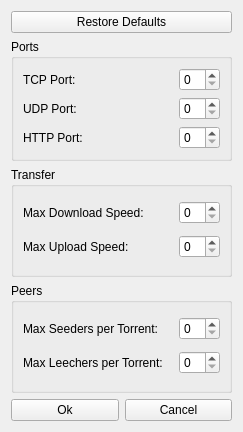
<?xml version="1.0" encoding="UTF-8"?>
<ui version="4.0">
 <class>SettingsDialog</class>
 <widget class="QWidget" name="SettingsDialog">
  <property name="geometry">
   <rect>
    <x>0</x>
    <y>0</y>
    <width>241</width>
    <height>432</height>
   </rect>
  </property>
  <property name="windowTitle">
   <string>Form</string>
  </property>
  <layout class="QVBoxLayout" name="verticalLayout_5">
   <item>
    <widget class="QPushButton" name="restoreDefaults">
     <property name="text">
      <string>Restore Defaults</string>
     </property>
    </widget>
   </item>
   <item>
    <layout class="QVBoxLayout" name="verticalLayout_4">
     <item>
      <widget class="QGroupBox" name="groupBox_3">
       <property name="title">
        <string>Ports</string>
       </property>
       <layout class="QVBoxLayout" name="verticalLayout_3">
        <item>
         <layout class="QHBoxLayout" name="horizontalLayout_2">
          <item>
           <widget class="QLabel" name="tcpPort_label">
            <property name="minimumSize">
             <size>
              <width>150</width>
              <height>0</height>
             </size>
            </property>
            <property name="text">
             <string>TCP Port:</string>
            </property>
           </widget>
          </item>
          <item>
           <widget class="QSpinBox" name="tcpPort_val"/>
          </item>
         </layout>
        </item>
        <item>
         <layout class="QHBoxLayout" name="horizontalLayout_3">
          <item>
           <widget class="QLabel" name="udpPort_label">
            <property name="minimumSize">
             <size>
              <width>150</width>
              <height>0</height>
             </size>
            </property>
            <property name="text">
             <string>UDP Port:</string>
            </property>
           </widget>
          </item>
          <item>
           <widget class="QSpinBox" name="udpPort_val"/>
          </item>
         </layout>
        </item>
        <item>
         <layout class="QHBoxLayout" name="horizontalLayout_6">
          <item>
           <widget class="QLabel" name="httpPort_label">
            <property name="minimumSize">
             <size>
              <width>150</width>
              <height>0</height>
             </size>
            </property>
            <property name="text">
             <string>HTTP Port:</string>
            </property>
           </widget>
          </item>
          <item>
           <widget class="QSpinBox" name="httpPort_val"/>
          </item>
         </layout>
        </item>
       </layout>
      </widget>
     </item>
     <item>
      <widget class="QGroupBox" name="groupBox_2">
       <property name="title">
        <string>Transfer</string>
       </property>
       <layout class="QVBoxLayout" name="verticalLayout_2">
        <item>
         <layout class="QHBoxLayout" name="horizontalLayout_4">
          <item>
           <widget class="QLabel" name="maxDLSpeed_label">
            <property name="minimumSize">
             <size>
              <width>150</width>
              <height>0</height>
             </size>
            </property>
            <property name="text">
             <string>Max Download Speed:</string>
            </property>
           </widget>
          </item>
          <item>
           <widget class="QSpinBox" name="maxDLSpeed_val"/>
          </item>
         </layout>
        </item>
        <item>
         <layout class="QHBoxLayout" name="horizontalLayout_5">
          <item>
           <widget class="QLabel" name="maxULSpeed_label">
            <property name="minimumSize">
             <size>
              <width>150</width>
              <height>0</height>
             </size>
            </property>
            <property name="text">
             <string>Max Upload Speed:</string>
            </property>
           </widget>
          </item>
          <item>
           <widget class="QSpinBox" name="maxULSpeed_val"/>
          </item>
         </layout>
        </item>
       </layout>
      </widget>
     </item>
     <item>
      <widget class="QGroupBox" name="groupBox">
       <property name="title">
        <string>Peers</string>
       </property>
       <layout class="QVBoxLayout" name="verticalLayout">
        <item>
         <layout class="QHBoxLayout" name="horizontalLayout_8">
          <item>
           <widget class="QLabel" name="maxSeeders_label">
            <property name="minimumSize">
             <size>
              <width>150</width>
              <height>0</height>
             </size>
            </property>
            <property name="text">
             <string>Max Seeders per Torrent:</string>
            </property>
           </widget>
          </item>
          <item>
           <widget class="QSpinBox" name="maxSeeders_val"/>
          </item>
         </layout>
        </item>
        <item>
         <layout class="QHBoxLayout" name="horizontalLayout_7">
          <item>
           <widget class="QLabel" name="maxLeechers_label">
            <property name="minimumSize">
             <size>
              <width>150</width>
              <height>0</height>
             </size>
            </property>
            <property name="text">
             <string>Max Leechers per Torrent:</string>
            </property>
           </widget>
          </item>
          <item>
           <widget class="QSpinBox" name="maxLeechers_val"/>
          </item>
         </layout>
        </item>
       </layout>
      </widget>
     </item>
     <item>
      <layout class="QHBoxLayout" name="horizontalLayout">
       <item>
        <widget class="QPushButton" name="btnOk">
         <property name="text">
          <string>Ok</string>
         </property>
        </widget>
       </item>
       <item>
        <widget class="QPushButton" name="btnCancel">
         <property name="text">
          <string>Cancel</string>
         </property>
        </widget>
       </item>
      </layout>
     </item>
    </layout>
   </item>
  </layout>
 </widget>
 <resources/>
 <connections/>
</ui>
